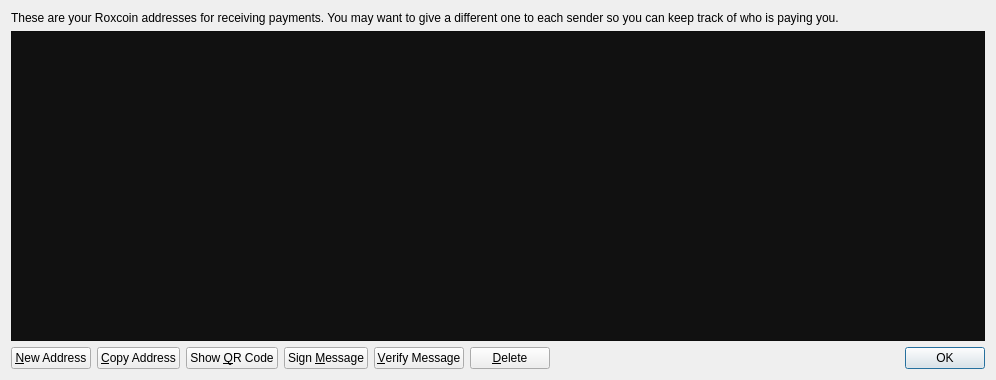
<?xml version="1.0" encoding="UTF-8"?>
<ui version="4.0">
 <class>AddressBookPage</class>
 <widget class="QWidget" name="AddressBookPage">
  <property name="geometry">
   <rect>
    <x>0</x>
    <y>0</y>
    <width>996</width>
    <height>380</height>
   </rect>
  </property>
  <property name="windowTitle">
   <string>Address Book</string>
  </property>
  <layout class="QVBoxLayout" name="verticalLayout">
   <item>
    <widget class="QLabel" name="labelExplanation">
     <property name="text">
      <string>These are your Roxcoin addresses for receiving payments. You may want to give a different one to each sender so you can keep track of who is paying you.</string>
     </property>
     <property name="textFormat">
      <enum>Qt::PlainText</enum>
     </property>
     <property name="wordWrap">
      <bool>true</bool>
     </property>
    </widget>
   </item>
   <item>
    <widget class="QTableView" name="tableView">
     <property name="palette">
      <palette>
       <active>
        <colorrole role="WindowText">
         <brush brushstyle="SolidPattern">
          <color alpha="255">
           <red>255</red>
           <green>255</green>
           <blue>255</blue>
          </color>
         </brush>
        </colorrole>
        <colorrole role="Button">
         <brush brushstyle="SolidPattern">
          <color alpha="255">
           <red>17</red>
           <green>17</green>
           <blue>17</blue>
          </color>
         </brush>
        </colorrole>
        <colorrole role="Text">
         <brush brushstyle="SolidPattern">
          <color alpha="255">
           <red>255</red>
           <green>255</green>
           <blue>255</blue>
          </color>
         </brush>
        </colorrole>
        <colorrole role="ButtonText">
         <brush brushstyle="SolidPattern">
          <color alpha="255">
           <red>255</red>
           <green>255</green>
           <blue>255</blue>
          </color>
         </brush>
        </colorrole>
        <colorrole role="Base">
         <brush brushstyle="SolidPattern">
          <color alpha="255">
           <red>17</red>
           <green>17</green>
           <blue>17</blue>
          </color>
         </brush>
        </colorrole>
        <colorrole role="Window">
         <brush brushstyle="SolidPattern">
          <color alpha="255">
           <red>17</red>
           <green>17</green>
           <blue>17</blue>
          </color>
         </brush>
        </colorrole>
        <colorrole role="Highlight">
         <brush brushstyle="SolidPattern">
          <color alpha="255">
           <red>204</red>
           <green>160</green>
           <blue>0</blue>
          </color>
         </brush>
        </colorrole>
        <colorrole role="HighlightedText">
         <brush brushstyle="SolidPattern">
          <color alpha="255">
           <red>17</red>
           <green>17</green>
           <blue>17</blue>
          </color>
         </brush>
        </colorrole>
       </active>
       <inactive>
        <colorrole role="WindowText">
         <brush brushstyle="SolidPattern">
          <color alpha="255">
           <red>255</red>
           <green>255</green>
           <blue>255</blue>
          </color>
         </brush>
        </colorrole>
        <colorrole role="Button">
         <brush brushstyle="SolidPattern">
          <color alpha="255">
           <red>17</red>
           <green>17</green>
           <blue>17</blue>
          </color>
         </brush>
        </colorrole>
        <colorrole role="Text">
         <brush brushstyle="SolidPattern">
          <color alpha="255">
           <red>255</red>
           <green>255</green>
           <blue>255</blue>
          </color>
         </brush>
        </colorrole>
        <colorrole role="ButtonText">
         <brush brushstyle="SolidPattern">
          <color alpha="255">
           <red>255</red>
           <green>255</green>
           <blue>255</blue>
          </color>
         </brush>
        </colorrole>
        <colorrole role="Base">
         <brush brushstyle="SolidPattern">
          <color alpha="255">
           <red>17</red>
           <green>17</green>
           <blue>17</blue>
          </color>
         </brush>
        </colorrole>
        <colorrole role="Window">
         <brush brushstyle="SolidPattern">
          <color alpha="255">
           <red>17</red>
           <green>17</green>
           <blue>17</blue>
          </color>
         </brush>
        </colorrole>
        <colorrole role="Highlight">
         <brush brushstyle="SolidPattern">
          <color alpha="255">
           <red>204</red>
           <green>160</green>
           <blue>0</blue>
          </color>
         </brush>
        </colorrole>
        <colorrole role="HighlightedText">
         <brush brushstyle="SolidPattern">
          <color alpha="255">
           <red>17</red>
           <green>17</green>
           <blue>17</blue>
          </color>
         </brush>
        </colorrole>
       </inactive>
       <disabled>
        <colorrole role="WindowText">
         <brush brushstyle="SolidPattern">
          <color alpha="255">
           <red>255</red>
           <green>255</green>
           <blue>255</blue>
          </color>
         </brush>
        </colorrole>
        <colorrole role="Button">
         <brush brushstyle="SolidPattern">
          <color alpha="255">
           <red>17</red>
           <green>17</green>
           <blue>17</blue>
          </color>
         </brush>
        </colorrole>
        <colorrole role="Text">
         <brush brushstyle="SolidPattern">
          <color alpha="255">
           <red>255</red>
           <green>255</green>
           <blue>255</blue>
          </color>
         </brush>
        </colorrole>
        <colorrole role="ButtonText">
         <brush brushstyle="SolidPattern">
          <color alpha="255">
           <red>255</red>
           <green>255</green>
           <blue>255</blue>
          </color>
         </brush>
        </colorrole>
        <colorrole role="Base">
         <brush brushstyle="SolidPattern">
          <color alpha="255">
           <red>17</red>
           <green>17</green>
           <blue>17</blue>
          </color>
         </brush>
        </colorrole>
        <colorrole role="Window">
         <brush brushstyle="SolidPattern">
          <color alpha="255">
           <red>17</red>
           <green>17</green>
           <blue>17</blue>
          </color>
         </brush>
        </colorrole>
        <colorrole role="Highlight">
         <brush brushstyle="SolidPattern">
          <color alpha="255">
           <red>204</red>
           <green>160</green>
           <blue>0</blue>
          </color>
         </brush>
        </colorrole>
        <colorrole role="HighlightedText">
         <brush brushstyle="SolidPattern">
          <color alpha="255">
           <red>17</red>
           <green>17</green>
           <blue>17</blue>
          </color>
         </brush>
        </colorrole>
       </disabled>
      </palette>
     </property>
     <property name="contextMenuPolicy">
      <enum>Qt::CustomContextMenu</enum>
     </property>
     <property name="toolTip">
      <string>Double-click to edit address or label</string>
     </property>
     <property name="styleSheet">
      <string notr="true">
</string>
     </property>
     <property name="verticalScrollBarPolicy">
      <enum>Qt::ScrollBarAsNeeded</enum>
     </property>
     <property name="tabKeyNavigation">
      <bool>false</bool>
     </property>
     <property name="alternatingRowColors">
      <bool>true</bool>
     </property>
     <property name="selectionMode">
      <enum>QAbstractItemView::SingleSelection</enum>
     </property>
     <property name="selectionBehavior">
      <enum>QAbstractItemView::SelectRows</enum>
     </property>
     <property name="sortingEnabled">
      <bool>true</bool>
     </property>
     <attribute name="verticalHeaderVisible">
      <bool>false</bool>
     </attribute>
    </widget>
   </item>
   <item>
    <layout class="QHBoxLayout" name="horizontalLayout">
     <item>
      <widget class="QPushButton" name="newAddressButton">
       <property name="toolTip">
        <string>Create a new address</string>
       </property>
       <property name="text">
        <string>&amp;New Address</string>
       </property>
       <property name="icon">
        <iconset resource="../bitcoin.qrc">
         <normaloff>:/icons/add</normaloff>:/icons/add</iconset>
       </property>
      </widget>
     </item>
     <item>
      <widget class="QPushButton" name="copyToClipboard">
       <property name="toolTip">
        <string>Copy the currently selected address to the system clipboard</string>
       </property>
       <property name="text">
        <string>&amp;Copy Address</string>
       </property>
       <property name="icon">
        <iconset resource="../bitcoin.qrc">
         <normaloff>:/icons/editcopy</normaloff>:/icons/editcopy</iconset>
       </property>
      </widget>
     </item>
     <item>
      <widget class="QPushButton" name="showQRCode">
       <property name="text">
        <string>Show &amp;QR Code</string>
       </property>
       <property name="icon">
        <iconset resource="../bitcoin.qrc">
         <normaloff>:/icons/qrcode</normaloff>:/icons/qrcode</iconset>
       </property>
      </widget>
     </item>
     <item>
      <widget class="QPushButton" name="signMessage">
       <property name="toolTip">
        <string>Sign a message to prove you own a Roxcoin address</string>
       </property>
       <property name="text">
        <string>Sign &amp;Message</string>
       </property>
       <property name="icon">
        <iconset resource="../bitcoin.qrc">
         <normaloff>:/icons/edit</normaloff>:/icons/edit</iconset>
       </property>
      </widget>
     </item>
     <item>
      <widget class="QPushButton" name="verifyMessage">
       <property name="toolTip">
        <string>Verify a message to ensure it was signed with a specified Roxcoin address</string>
       </property>
       <property name="text">
        <string>&amp;Verify Message</string>
       </property>
       <property name="icon">
        <iconset resource="../bitcoin.qrc">
         <normaloff>:/icons/transaction_0</normaloff>:/icons/transaction_0</iconset>
       </property>
      </widget>
     </item>
     <item>
      <widget class="QPushButton" name="deleteButton">
       <property name="toolTip">
        <string>Delete the currently selected address from the list</string>
       </property>
       <property name="text">
        <string>&amp;Delete</string>
       </property>
       <property name="icon">
        <iconset resource="../bitcoin.qrc">
         <normaloff>:/icons/remove</normaloff>:/icons/remove</iconset>
       </property>
      </widget>
     </item>
     <item>
      <spacer name="horizontalSpacer">
       <property name="orientation">
        <enum>Qt::Horizontal</enum>
       </property>
       <property name="sizeHint" stdset="0">
        <size>
         <width>40</width>
         <height>20</height>
        </size>
       </property>
      </spacer>
     </item>
     <item>
      <widget class="QDialogButtonBox" name="buttonBox">
       <property name="sizePolicy">
        <sizepolicy hsizetype="Maximum" vsizetype="Fixed">
         <horstretch>0</horstretch>
         <verstretch>0</verstretch>
        </sizepolicy>
       </property>
       <property name="standardButtons">
        <set>QDialogButtonBox::Ok</set>
       </property>
      </widget>
     </item>
    </layout>
   </item>
  </layout>
 </widget>
 <resources>
  <include location="../bitcoin.qrc"/>
 </resources>
 <connections/>
</ui>
